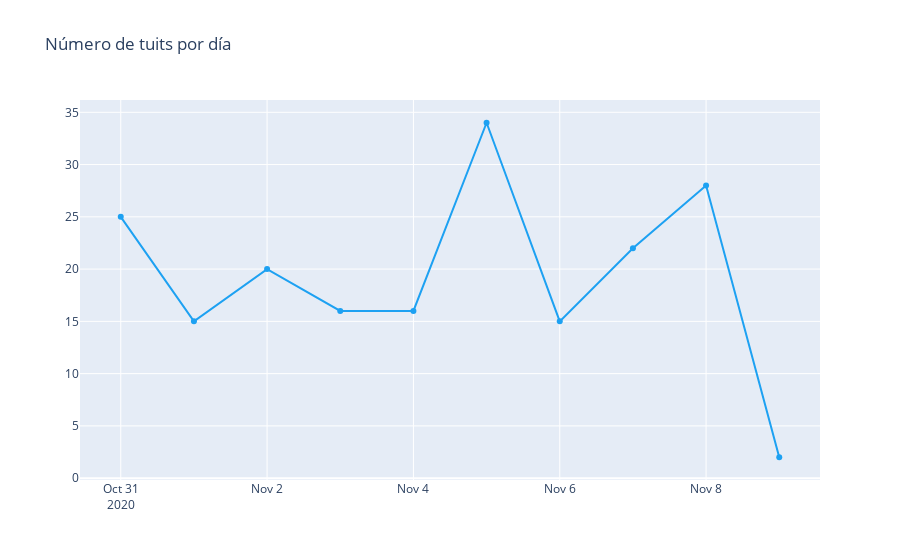

The notebook cell this image was saved under:
### Code cell
trace = go.Scatter(x=datafecha.fecha.values,
                   y=datafecha.cantidad.values,
                   text=[f"Fecha: {f}<br>Tuits: {c}" for f,c in zip(datafecha.fecha.values,datafecha.cantidad.values)],
                   hoverinfo='text',
                   mode='lines+markers',
                   name='Días',
                   line={'color':'#1DA1F2'})
 
layout = go.Layout(title='Número de tuits por día')
 
fig = go.Figure(data=[trace], layout=layout)
iplot(fig)

### Figure 1 — Plotly figure (JSON) as saved in the notebook; plotly's stock layout.template omitted (floating-point values rounded to 4 significant figures)
{"data": [{"hoverinfo": "text", "line": {"color": "#1DA1F2"}, "mode": "lines+markers", "name": "Días", "text": ["Fecha: 2020-10-31<br>Tuits: 25", "Fecha: 2020-11-01<br>Tuits: 15", "Fecha: 2020-11-02<br>Tuits: 20", "Fecha: 2020-11-03<br>Tuits: 16", "Fecha: 2020-11-04<br>Tuits: 16", "Fecha: 2020-11-05<br>Tuits: 34", "Fecha: 2020-11-06<br>Tuits: 15", "Fecha: 2020-11-07<br>Tuits: 22", "Fecha: 2020-11-08<br>Tuits: 28", "Fecha: 2020-11-09<br>Tuits: 2"], "type": "scatter", "x": ["2020-10-31", "2020-11-01", "2020-11-02", "2020-11-03", "2020-11-04", "2020-11-05", "2020-11-06", "2020-11-07", "2020-11-08", "2020-11-09"], "y": [25, 15, 20, 16, 16, 34, 15, 22, 28, 2]}], "layout": {"title": {"text": "Número de tuits por día"}}}
